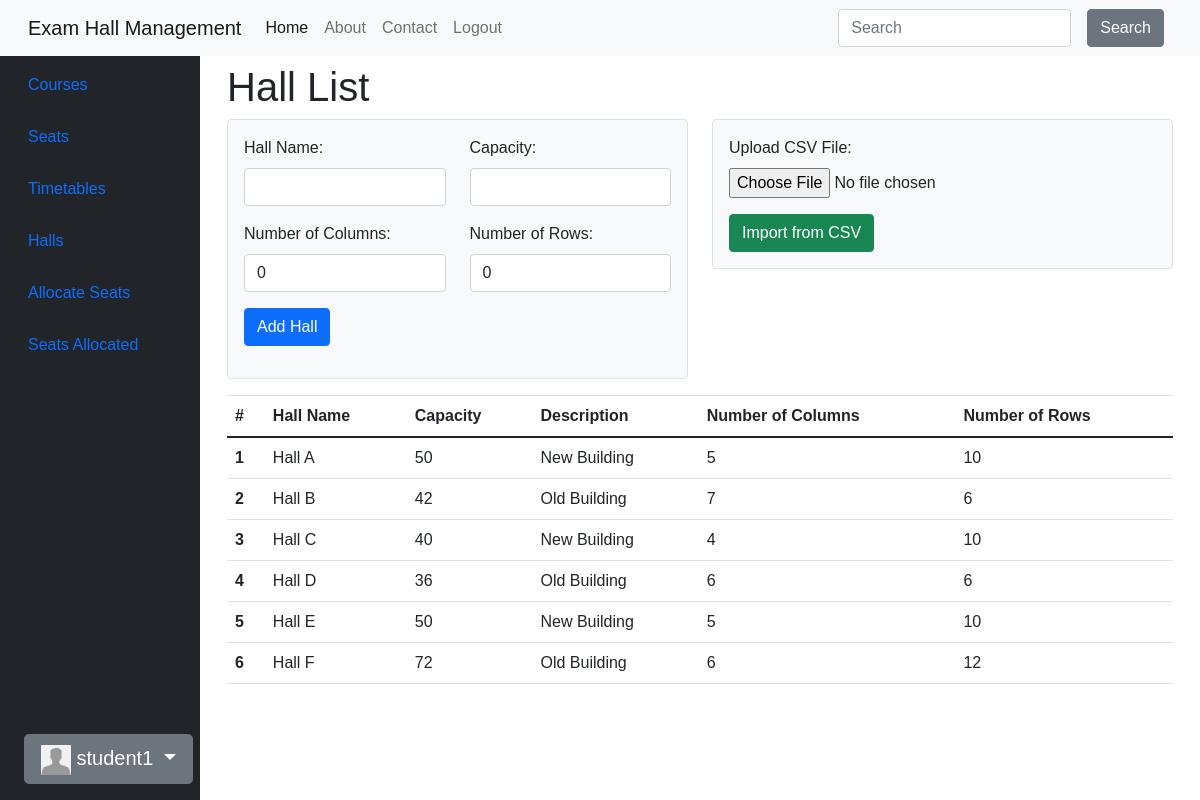
Screenshot of /main/halls/ (signed in) with the database file from the repository.
### accounts/models.py (models this page shows, shortened)
class CustomUser(AbstractUser):
    email = models.EmailField(unique=True)
    first_name = models.CharField(max_length=30)
    middle_name = models.CharField(max_length=30, blank=True, null=True)
    last_name = models.CharField(max_length=30)
    date_of_birth = models.DateField(null=True, blank=True)
    user_type = models.CharField(max_length=20, verbose_name="User Type")
    slug = models.SlugField(unique=True, blank=True, null=True)
    objects = CustomUserManager()

class Profile(models.Model):
    user = models.OneToOneField(CustomUser, on_delete=models.CASCADE)
    avatar = models.ImageField(
        default='avatar.jpg', # default avatar
        upload_to='profile_avatars' # dir to store the image
    )

### main/models.py (models this page shows, shortened)
class Hall(models.Model):
    invigilators = models.ManyToManyField('accounts.Invigilator', related_name='halls', blank=True)
    name = models.CharField(max_length=100)
    capacity = models.PositiveIntegerField()
    description = models.CharField(max_length=256)
    courses = models.ManyToManyField('Course')
    num_columns = models.PositiveIntegerField(default=0)
    num_rows = models.PositiveIntegerField(default=0)

### main/views.py (the view, shortened to what this page needs)
# urls.py: path('halls/', HallCreateView.as_view(), name='halls'),
class HallCreateView(View):
    template_name = 'main/halls.html'
    def get(self, request, *args, **kwargs):
        halls = Hall.objects.all()
        form = HallForm()
        return render(request, self.template_name, {'halls': halls, 'form': form})

### main/forms.py
class HallForm(forms.ModelForm):
    invigilators = forms.ModelMultipleChoiceField(
        queryset=CustomUser.objects.all(),
        widget=forms.CheckboxSelectMultiple,
        required=False
    )
    class Meta:
        model = Hall
        fields = ['name', 'capacity', 'description', 'courses',
                  'num_columns', 'num_rows', 'invigilators']
    def __init__(self, *args, **kwargs):
        super(HallForm, self).__init__(*args, **kwargs)
        self.fields['name'].label = 'Hall Name'

### main/templates/main/halls.html (shortened to what this page needs)
{% extends 'main/base.html' %}
{% load widget_tweaks %}
{% block content %}
    <h1>Hall List</h1>
    <div class="row mb-3">
        <div class="col-md-6">
            <div class="form-container bg-light p-3 rounded border">
                <form method="post" enctype="multipart/form-data">
                    <div class="form-group row">
                        <div class="col-md-6">
                            <label for="{{ form.name.id_for_label }}">Hall Name:</label>
                            {{ form.name|add_class:"form-control" }}
                        </div>
                        <div class="col-md-6">
                            <label for="{{ form.capacity.id_for_label }}">Capacity:</label>
                            {{ form.capacity|add_class:"form-control" }}
                        </div>
                        <div class="col-md-6 mt-3">
                            <label for="{{ form.num_columns.id_for_label }}">Number of Columns:</label>
                            {{ form.num_columns|add_class:"form-control" }}
                        </div>
                        <div class="col-md-6 mt-3">
                            <label for="{{ form.num_rows.id_for_label }}">Number of Rows:</label>
                            {{ form.num_rows|add_class:"form-control" }}
                        </div>
                        <div class="col-md-12 mt-3">
                            <button type="submit" class="btn btn-primary">Add Hall</button>
                        </div>
                    </div>
                </form>
            </div>
        </div>
        <div class="col-md-6">
            <div class="form-container bg-light p-3 rounded border">
                <form method="post" enctype="multipart/form-data">
                    <div class="form-group">
                        <label for="csv_file">Upload CSV File:</label>
                        <input class="form-control-file" type="file" name="csv_file" required>
                    </div>
                    <div class="mt-3">
                        <button type="submit" class="btn btn-success">Import from CSV</button>
                    </div>
                </form>
            </div>
        </div>
    </div>
    <table class="table">
        <thead>
            <tr>
                <th scope="col">#</th>
                <th scope="col">Hall Name</th>
                <th scope="col">Capacity</th>
                <th scope="col">Description</th>
                <th scope="col">Number of Columns</th>
                <th scope="col">Number of Rows</th>
            </tr>
        </thead>
        <tbody>
            {% for hall in halls %}
                <tr>
                    <th scope="row">{{ forloop.counter }}</th>
                    <td>{{ hall.name }}</td>
                    <td>{{ hall.capacity }}</td>
                    <td>{{ hall.description }}</td>
                    <td>{{ hall.num_columns }}</td>
                    <td>{{ hall.num_rows }}</td>
                </tr>
            {% endfor %}
        </tbody>
    </table>
{% endblock %}

### main/templates/main/base.html (shortened to what this page needs)
<!DOCTYPE html>
<html lang="en">
<head>
    <link rel="stylesheet" href="https://stackpath.bootstrapcdn.com/bootstrap/4.5.2/css/bootstrap.min.css">
    <link href="https://cdn.jsdelivr.net/npm/bootstrap@5.0.2/dist/css/bootstrap.min.css" rel="stylesheet">
    <link rel="stylesheet" href="https://cdnjs.cloudflare.com/ajax/libs/font-awesome/5.15.1/css/all.min.css">
    <link href="https://cdn.jsdelivr.net/npm/bootstrap@5.0.2/dist/css/bootstrap.min.css" rel="stylesheet">
</head>
<body>
    <nav class="navbar navbar-expand-lg navbar-light bg-light fixed-top">
        <div class="container-fluid">
            <a class="navbar-brand" href="{% url 'index' %}">Exam Hall Management</a>
            <div class="collapse navbar-collapse" id="navbarColor04">
                <ul class="navbar-nav me-auto">
                    <li class="nav-item">
                        <a class="nav-link active" href="{% url 'index' %}">Home</a>
                    </li>
                    <li class="nav-item">
                        <a class="nav-link" href="{% url 'about' %}">About</a>
                    </li>
                    <li class="nav-item">
                        <a class="nav-link" href="{% url 'contact' %}">Contact</a>
                    </li>
                    {% if user.is_authenticated %}
                    <li class="nav-item">
                        <a class="nav-link" href="{% url 'accounts:logout' %}">Logout</a>
                    </li>
                    {% endif %}
                </ul>
                <form class="d-flex">
                    <input class="form-control me-sm-2" type="search" placeholder="Search">
                    <button class="btn btn-secondary mx-2 my-2 my-sm-0" type="submit">Search</button>
                </form>
            </div>
        </div>
    </nav>
    <div class="container-fluid">
        <div class="row flex-nowrap">
            <div class="col-auto col-md-3 col-xl-2 px-sm-2 px-0 bg-dark" #sidebar>
                <div class="d-flex flex-column align-items-center align-items-sm-start px-3 pt-2 text-white min-vh-100">
                    <ul class="nav nav-pills flex-column mb-sm-auto mb-0 align-items-center align-items-sm-start mt-5" id="menu">
                        <li>
                            <a href="{% url 'main:courses' %}" class="nav-link px-0 align-middle">
                             <span class="ms-1 d-none d-sm-inline">Courses</span></a>
                        </li>
                        <li>
                            <a href="{% url 'main:seats' %}" class="nav-link px-0 align-middle">
                             <span class="ms-1 d-none d-sm-inline">Seats</span></a>
                        </li>
                        <li>
                            <a href="{% url 'main:timetables' %}" class="nav-link px-0 align-middle">
                             <span class="ms-1 d-none d-sm-inline">Timetables</span></a>
                        </li>
                        <li>
                            <a href="{% url 'main:halls' %}" class="nav-link px-0 align-middle">
                             <span class="ms-1 d-none d-sm-inline">Halls</span></a>
                        </li>
                        <li>
                            <a href="{% url 'main:allocate' %}" class="nav-link px-0 align-middle">
                                 <span class="ms-1 d-none d-sm-inline">Allocate Seats</span>
                            </a>
                        </li>
                        <li>
                            <a href="{% url 'main:allocated_seats' %}" class="nav-link px-0 align-middle">
                                 <span class="ms-1 d-none d-sm-inline">Seats Allocated</span>
                            </a>
                        </li>
                    </ul>
                    <div class="dropdown">
                        <div class="btn btn-lg btn-secondary dropdown-toggle my-3"
                        type="button" id="dropdownMenuButton1" data-bs-toggle="dropdown" aria-expanded="false">
                            <img src="{{ user.profile.avatar.url }}" width="30" height="30">
                            {{ user.username }}
                        </div>
                    </div>
                </div>
            </div>
            <div class="col my-5">
                <div id="content">
                    {% block content %}{% endblock %}
                </div>
            </div>
        </div>
    </div>
</body>
</html>

### rows the page displays
CustomUser: profile.avatar (placeholder picture), username "student1"
Hall: name "Hall A", capacity "50", description "New Building", num_columns "5", num_rows "10"
Hall: name "Hall B", capacity "42", description "Old Building", num_columns "7", num_rows "6"
Hall: name "Hall C", capacity "40", description "New Building", num_columns "4", num_rows "10"
Hall: name "Hall D", capacity "36", description "Old Building", num_columns "6", num_rows "6"
Hall: name "Hall E", capacity "50", description "New Building", num_columns "5", num_rows "10"
Hall: name "Hall F", capacity "72", description "Old Building", num_columns "6", num_rows "12"
